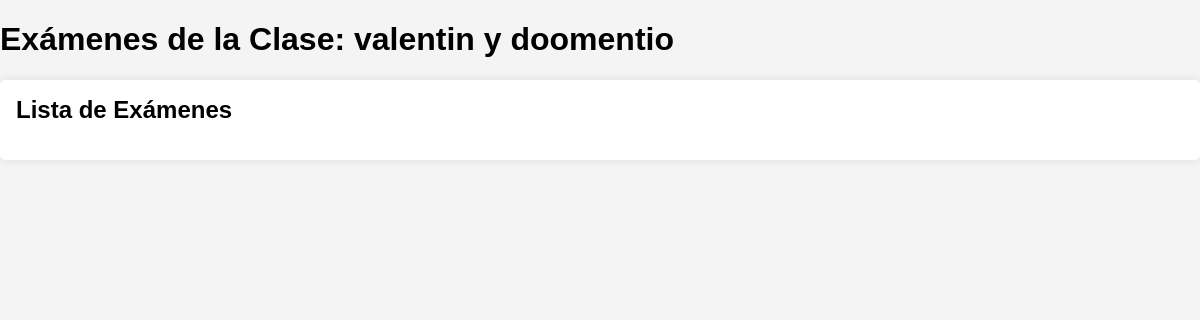
The page /auth/listaex/9/ on the database as committed earlier.
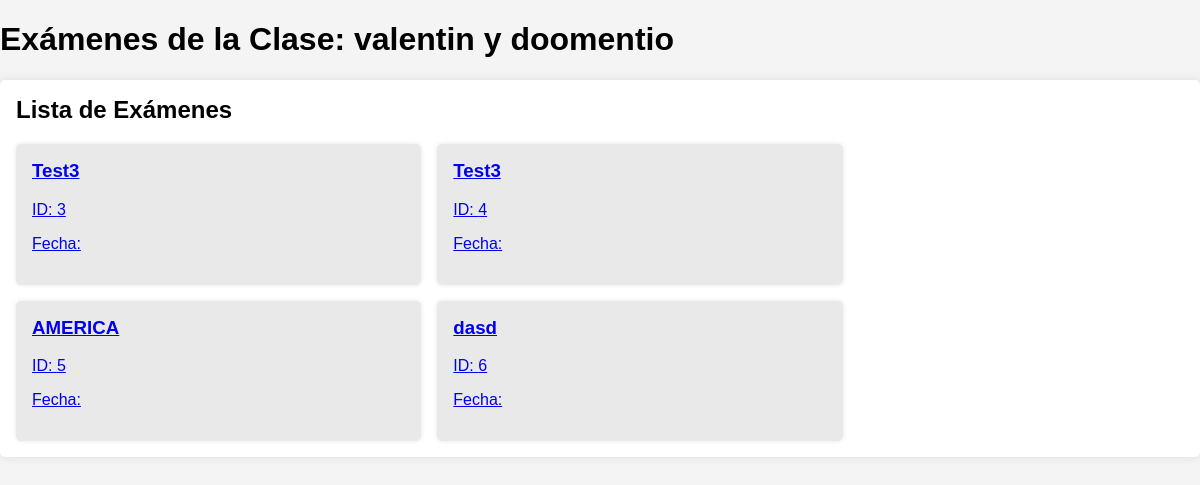
The same page on the database as committed later.
### miapp/models.py (models this page shows, shortened)
class Clase(models.Model):
    nombre = models.CharField(max_length=60)
    profile = models.ForeignKey(Profile, related_name='clases', on_delete=models.CASCADE)

class Examen(models.Model):
    nombre = models.CharField(max_length=255)
    pags=models.IntegerField()
    num_preguntas = models.IntegerField()
    preguntas_y_respuestas = models.TextField()
    maestro=models.ForeignKey(Profile,related_name='examenes',on_delete=models.CASCADE)
    clase = models.ForeignKey(Clase, related_name="clase", on_delete=models.CASCADE, null=True, blank=True)

### miapp/views.py (the view)
# urls.py: path('auth/listaex/<int:clase_id>/', views.listaex, name='listaex'),
def listaex(request, clase_id):
    clase = get_object_or_404(Clase, id=clase_id)
    examenes = Examen.objects.filter(clase=clase)
    return render(request, 'auth/lista_examenes.html', {'clase': clase, 'examenes': examenes})

### miapp/templates/auth/lista_examenes.html (shortened to what this page needs)
{% load static %}
<!DOCTYPE html>
<html lang="en">
<head>
    <link rel="stylesheet" href="{% static 'styles.css' %}">
</head>
<body>
    <header>
        <h1>Exámenes de la Clase: {{ clase.nombre }}</h1>
    </header>
    <main>
        <section class="exam-list">
            <h2>Lista de Exámenes</h2>
            <div class="exams">
                {% for examen in examenes %}
                <a href="{% url 'camera' clase.id examen.id %}" class="exam-block">
                    <h3>{{ examen.nombre }}</h3>
                    <p>ID: {{ examen.id }}</p>
                    <p>Fecha: {{ examen.fecha }}</p>
                </a>
                {% endfor %}
            </div>
        </section>
    </main>
</body>
</html>

### miapp/static/styles.css (style rules this page uses)
body { margin: 0; padding: 0; font-family: Arial, sans-serif; background-color: #f4f4f4; }
.exam-list { background-color: #fff; padding: 1rem; border-radius: 5px; box-shadow: 0 0 10px rgba(0, 0, 0, 0.1); }
.exam-list h2 { margin-top: 0; }
.exams { display: flex; flex-wrap: wrap; gap: 1rem; }
.exam-block { background-color: #e9e9e9; padding: 1rem; border-radius: 5px; width: calc(33.333% - 1rem); box-shadow: 0 0 5px rgba(0, 0, 0, 0.1); }
.exam-block h3 { margin-top: 0; }

Rows that differ between the two databases and show on the page:
added Examen: nombre "Test3", id "3"
added Examen: nombre "Test3", id "4"
added Examen: nombre "AMERICA", id "5"
added Examen: nombre "dasd", id "6"
